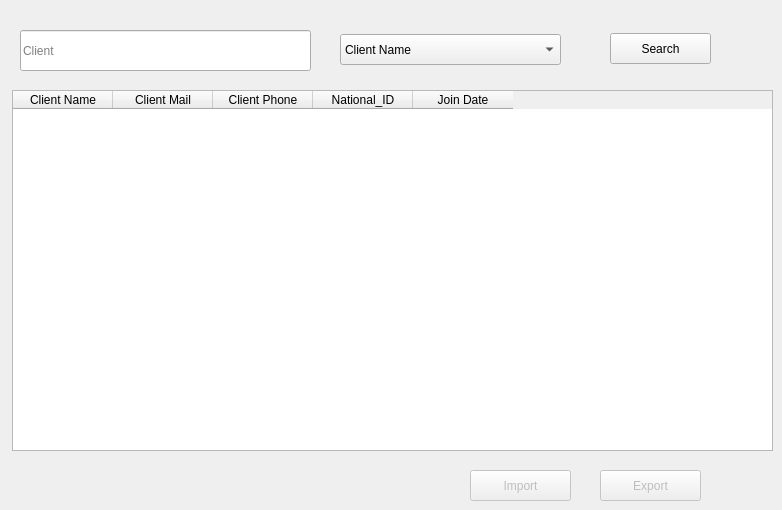
           <widget class="QWidget" name="tab_21">
            <attribute name="title">
             <string>All Clients</string>
            </attribute>
            <widget class="QTableWidget" name="tableWidget_5">
             <property name="geometry">
              <rect>
               <x>12</x>
               <y>90</y>
               <width>761</width>
               <height>361</height>
              </rect>
             </property>
             <column>
              <property name="text">
               <string>Client Name</string>
              </property>
             </column>
             <column>
              <property name="text">
               <string>Client Mail</string>
              </property>
             </column>
             <column>
              <property name="text">
               <string>Client Phone</string>
              </property>
             </column>
             <column>
              <property name="text">
               <string>National_ID</string>
              </property>
             </column>
             <column>
              <property name="text">
               <string>Join Date</string>
              </property>
             </column>
            </widget>
            <widget class="QPushButton" name="pushButton_26">
             <property name="enabled">
              <bool>true</bool>
             </property>
             <property name="geometry">
              <rect>
               <x>610</x>
               <y>33</y>
               <width>101</width>
               <height>31</height>
              </rect>
             </property>
             <property name="text">
              <string>Search</string>
             </property>
            </widget>
            <widget class="QComboBox" name="comboBox_36">
             <property name="geometry">
              <rect>
               <x>340</x>
               <y>34</y>
               <width>221</width>
               <height>31</height>
              </rect>
             </property>
             <property name="currentText">
              <string>Client Name</string>
             </property>
             <item>
              <property name="text">
               <string>Client Name</string>
              </property>
             </item>
            </widget>
            <widget class="QPushButton" name="pushButton_44">
             <property name="enabled">
              <bool>false</bool>
             </property>
             <property name="geometry">
              <rect>
               <x>470</x>
               <y>470</y>
               <width>101</width>
               <height>31</height>
              </rect>
             </property>
             <property name="text">
              <string>Import</string>
             </property>
            </widget>
            <widget class="QPushButton" name="pushButton_45">
             <property name="enabled">
              <bool>false</bool>
             </property>
             <property name="geometry">
              <rect>
               <x>600</x>
               <y>470</y>
               <width>101</width>
               <height>31</height>
              </rect>
             </property>
             <property name="text">
              <string>Export</string>
             </property>
            </widget>
            <widget class="QLineEdit" name="lineEdit_46">
             <property name="geometry">
              <rect>
               <x>20</x>
               <y>30</y>
               <width>291</width>
               <height>41</height>
              </rect>
             </property>
             <property name="placeholderText">
              <string>Client</string>
             </property>
            </widget>
           </widget>
